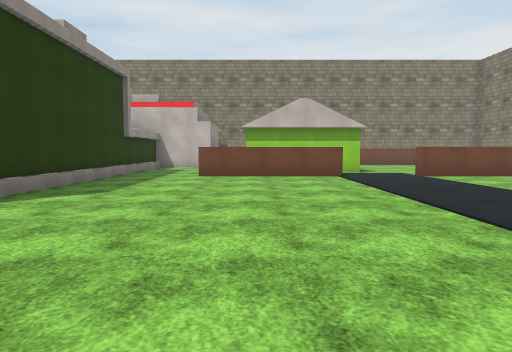
view 1 (above)

24 first-person views from a walk through a Unity game level. The camera is 1.3 m above the floor, tilts 4° down and sees 70° across. The floor is counted in squares, 2 m on a side. Each view is taken from the middle of a square. On the plan, view 1 faces up. The plan holds only what a view shows up to about 11 squares ahead; the rest is blank. The place goes on beyond the plan. Flat ground stands in for the terrain. Surface patterns are stand-ins for the level's own textures.

view 2
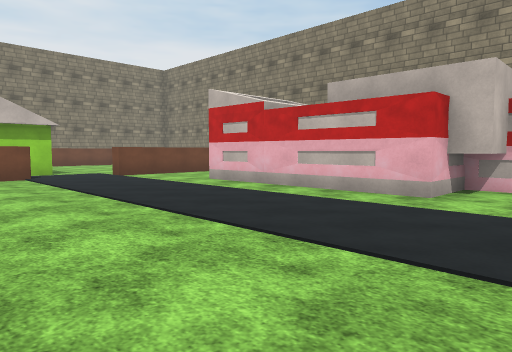

view 3
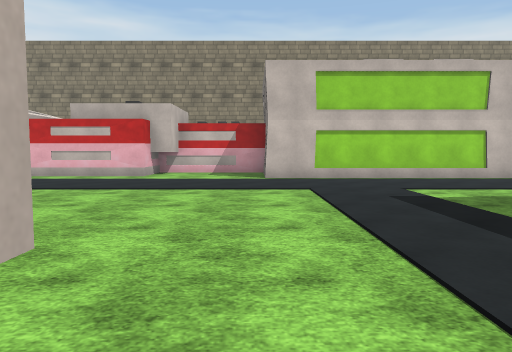

view 4
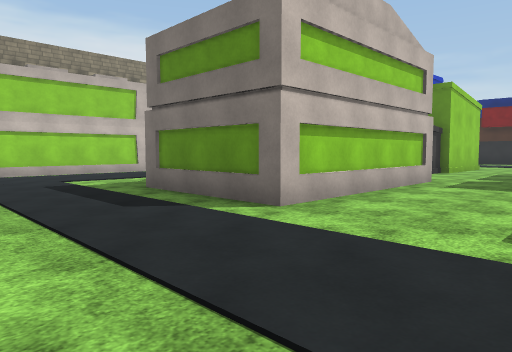

view 5
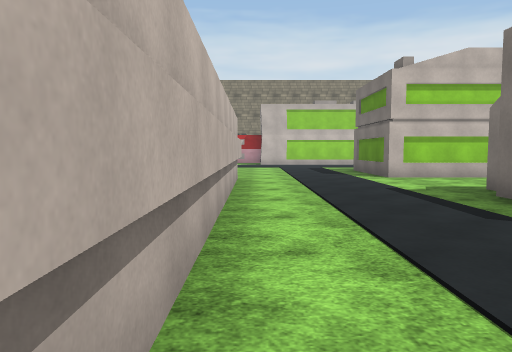

view 6
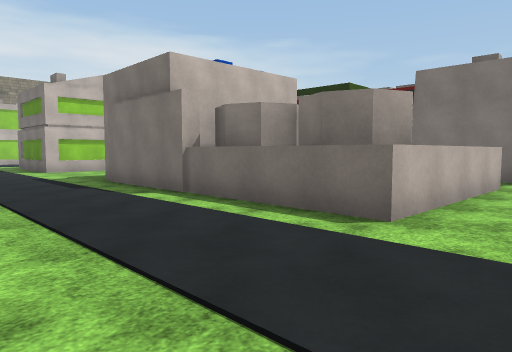

view 7
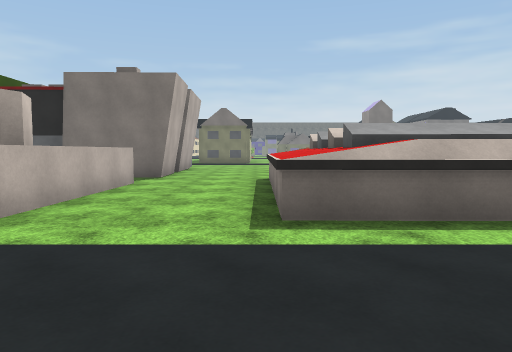

view 8
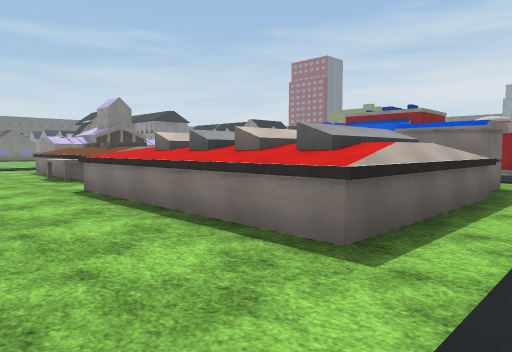

view 9
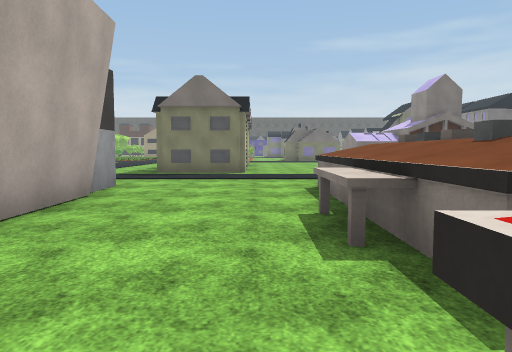

view 10
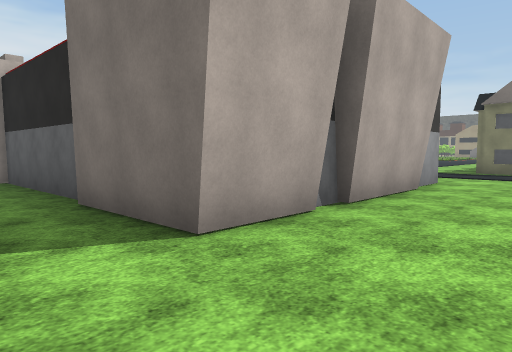

view 11
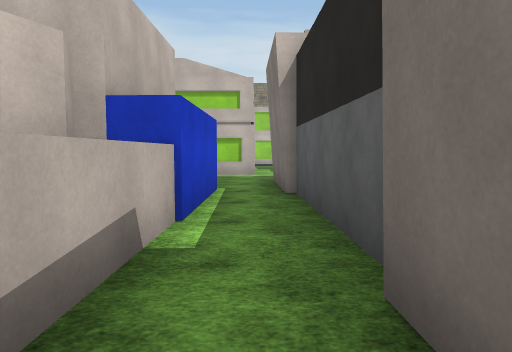

view 12
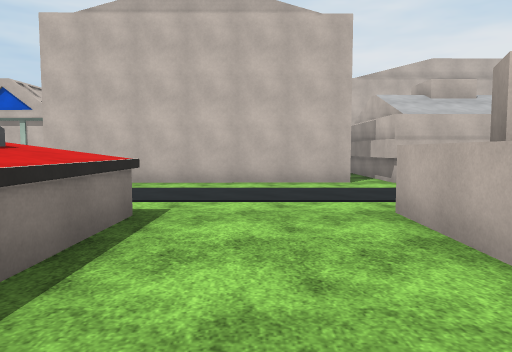

view 13
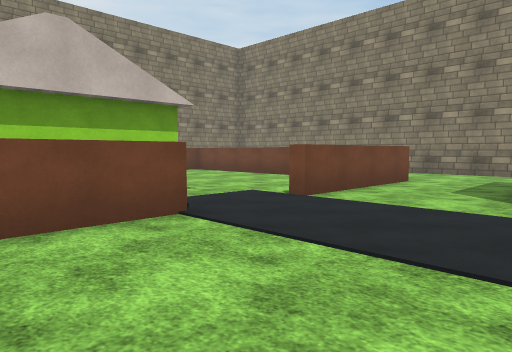

view 14
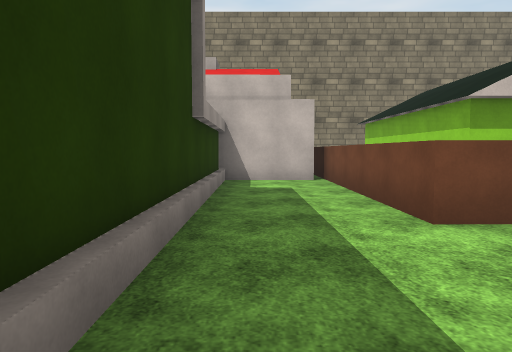

view 15
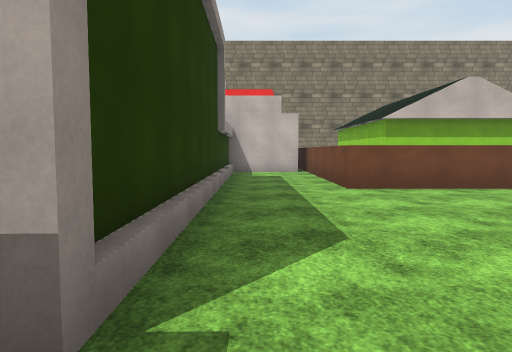

view 16
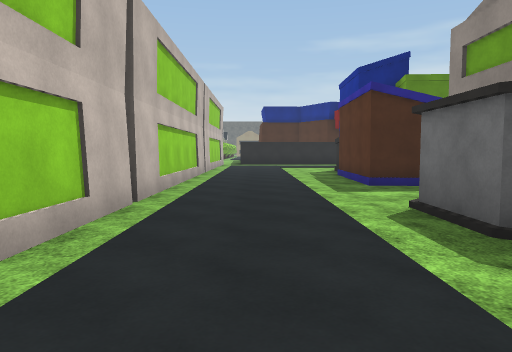

view 17
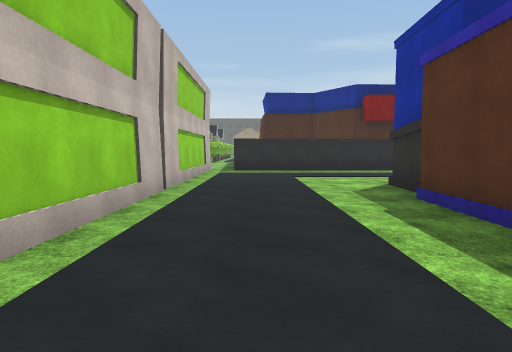

view 18
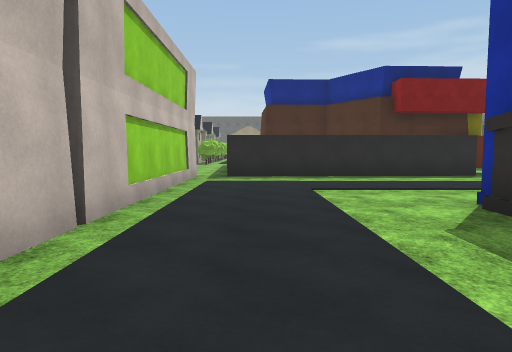

view 19
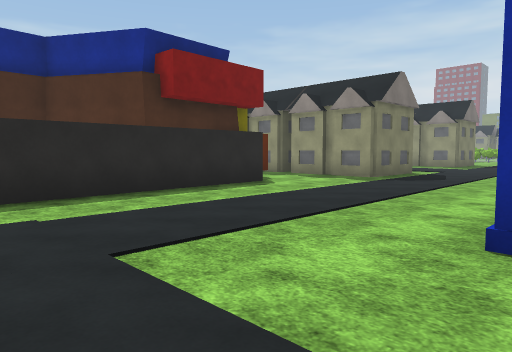

view 20
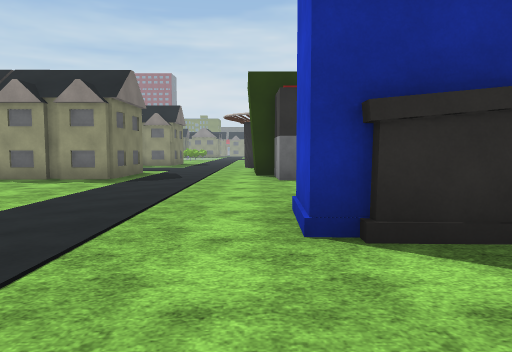

view 21
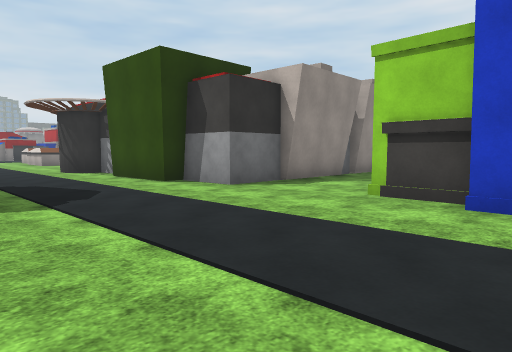

view 22
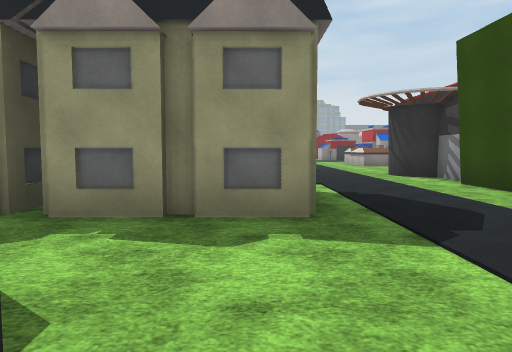

view 23
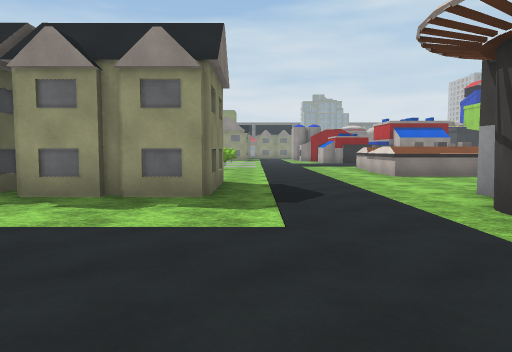

view 24
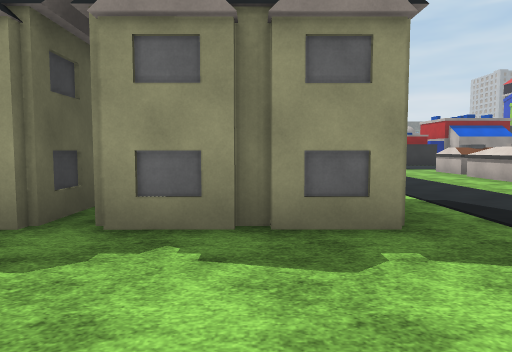

### Floor plan
Key: @ floor where view 1 was taken; # wall or solid block; x gap in a wall; . floor; ^ raised ledge; H house.
Columns run from 20 left of view 1 to 11 right of it. Each row starts with its distance up from view 1.
 14                 ###H#    ...H
 13                 #..H#    ...H
 12                 #..H#   ....H
 11                 #..H####...    #
 10                 #..H  ....   ..#
  9                 #..HHHH.HHHHH..#
  8                 #..............#
  7                 #............
  6                 #.........#
  5                 #.........#
  4                 #.........#
  3                  .........#
  2                   ........##
  1                    ........#
  0  ################...@......#
 -1    ........................#
 -2    ......................###
 -3   .......................#
 -4 ..........##.....####....#
 -5 x^^^^..########..#   ....#
 -6 ^ ^^...#  #    ..#   #...#
 -7   ^^...#  #    ..#   #...#
 -8   ^^...#######...#   ....#
 -9    ^.............#   ....#
-10    ...##########..  #....#
-11   ^^..##       #..  #....#
-12  ^^^..##       #..###....#
-13   ^^...#       #..###....#
-14   ^^...#      ##..# #....#
-15 #^^^...##### ##...###....#
-16 ........##.###...........#
-17 .........................#
-18  ........................#
-19  ........................#
-20  ....##H....  #..........#
-21        ....   #...######.
-22        #..    H..##
-23      H##.     H

Positions as (right, up) in squares from view 1, and headings:
1: (0, 0), facing up
2: (0, 0), facing up-right
3: (-4, -1), facing right
4: (-6, -1), facing down-right
5: (-12, -1), facing right
6: (-15, -1), facing down-right
7: (-16, -1), facing down
8: (-14, -3), facing down-left
9: (-16, -9), facing down
10: (-16, -8), facing down-right
11: (-13, -9), facing right
12: (-15, -8), facing up
13: (0, 6), facing up-right
14: (-3, 6), facing up
15: (-3, 3), facing up
16: (3, -3), facing down
17: (3, -8), facing down
18: (3, -11), facing down
19: (3, -15), facing down-left
20: (3, -16), facing left
21: (0, -20), facing up-left
22: (-2, -20), facing left
23: (-8, -19), facing left
24: (-10, -21), facing left
